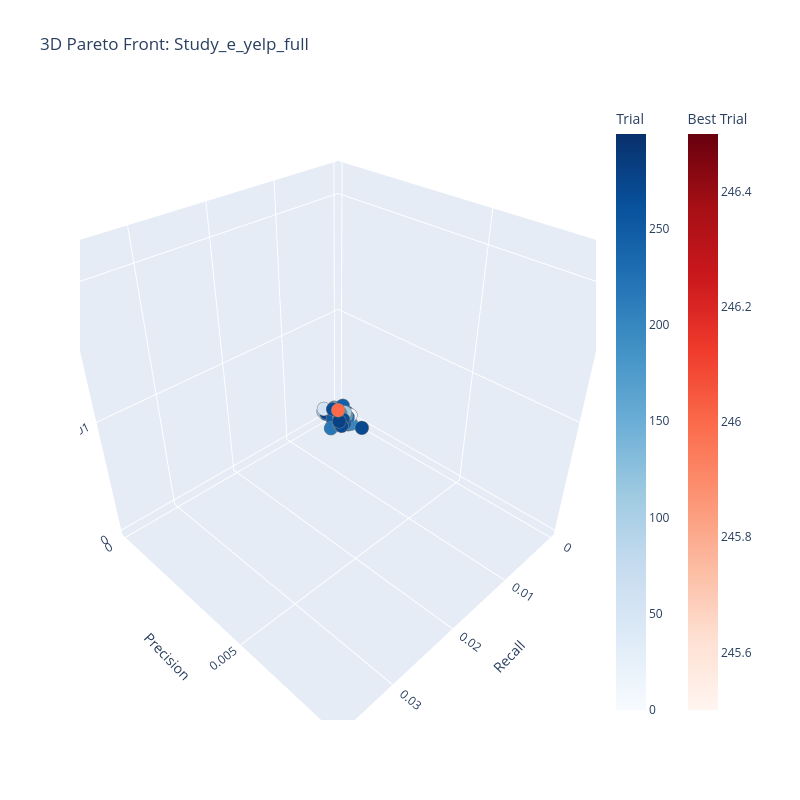

Here is the notebook cell this chart was saved with:
### Code cell
study_name = f'Study_{exp_name}_full'

if trials_params['multi_objective'].unique()[0]:
    print('Plotting pareto front ...')
    study = optuna.load_study(study_name=study_name, storage=f'sqlite:///{version}{exp_name}.sqlite3')

    best_trials = study.best_trials
    for trial in best_trials:
        print(f"Trial #{trial.number}: Values={trial.values}, Params={trial.params}")

    fig = plot_pareto_front(study, target_names=["Recall", "Precision","NDCG"])
    fig.update_layout(title=f"3D Pareto Front: {study_name}", width=800, height=800)
    fig.show()
else:
    print('Not a multi-objective run ... ')

### Figure 1 — Plotly figure (JSON) as saved in the notebook; plotly's stock layout.template omitted (floating-point values rounded to 4 significant figures; data arrays with more than 128 entries replaced by an {"elided": "..."} marker saying what was removed)
{"data": [{"hovertemplate": "%{text}<extra>Trial</extra>", "marker": {"color": {"elided": "299 int values"}, "colorbar": {"title": {"text": "Trial"}}, "colorscale": [[0, "rgb(247,251,255)"], [0.125, "rgb(222,235,247)"], [0.25, "rgb(198,219,239)"], [0.375, "rgb(158,202,225)"], [0.5, "rgb(107,174,214)"], [0.625, "rgb(66,146,198)"], [0.75, "rgb(33,113,181)"], [0.875, "rgb(8,81,156)"], [1, "rgb(8,48,107)"]], "line": {"color": "Grey", "width": 0.5}}, "mode": "markers", "showlegend": false, "text": {"elided": "299 str values"}, "type": "scatter3d", "x": {"elided": "299 float values"}, "y": {"elided": "299 float values"}, "z": {"elided": "299 float values"}}, {"hovertemplate": "%{text}<extra>Best Trial</extra>", "marker": {"color": [246], "colorbar": {"title": {"text": "Best Trial"}, "x": 1.1, "xpad": 40}, "colorscale": [[0, "rgb(255,245,240)"], [0.125, "rgb(254,224,210)"], [0.25, "rgb(252,187,161)"], [0.375, "rgb(252,146,114)"], [0.5, "rgb(251,106,74)"], [0.625, "rgb(239,59,44)"], [0.75, "rgb(203,24,29)"], [0.875, "rgb(165,15,21)"], [1, "rgb(103,0,13)"]], "line": {"color": "Grey", "width": 0.5}}, "mode": "markers", "showlegend": false, "text": ["{<br>  \"number\": 246,<br>  \"values\": [<br>    0.03683869874776684,<br>    0.007993873942149805,<br>    0.021801980637232682<br>  ],<br>  \"params\": {<br>    \"n_layers\": 1,<br>    \"embedding_dim\": 128,<br>    \"lr\": 0.0006340132793158045,<br>    \"lambda_val\": 2.970506579255523e-05,<br>    \"batch_size\": 3321,<br>    \"optimizer\": \"RMSprop\"<br>  }<br>}"], "type": "scatter3d", "x": [0.03684], "y": [0.007994], "z": [0.0218]}], "layout": {"height": 800, "scene": {"xaxis": {"title": {"text": "Recall"}}, "yaxis": {"title": {"text": "Precision"}}, "zaxis": {"title": {"text": "NDCG"}}}, "title": {"text": "3D Pareto Front: Study_e_yelp_full"}, "width": 800}}
